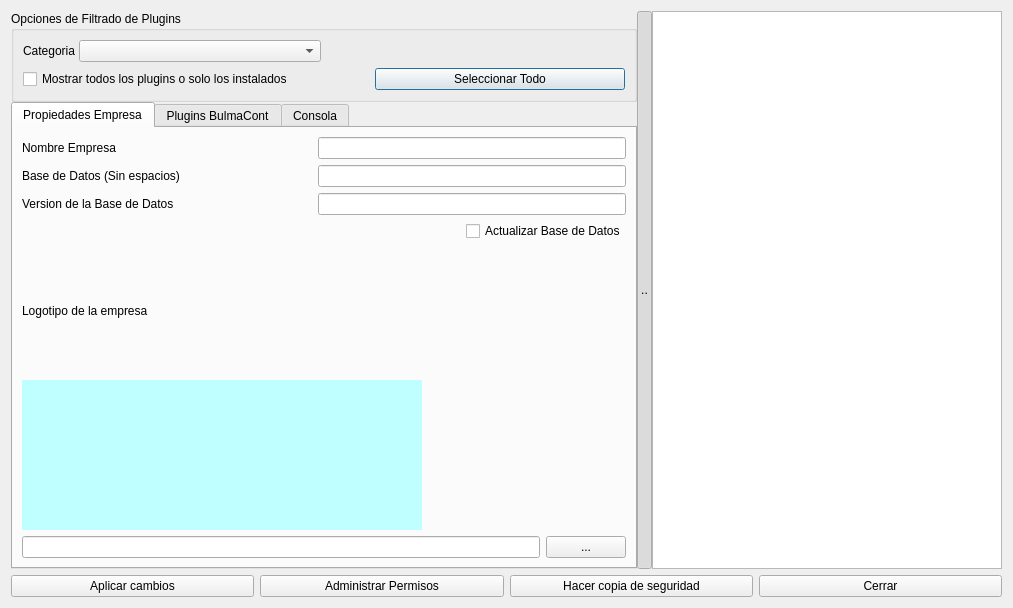
<?xml version="1.0" encoding="UTF-8"?>
<ui version="4.0">
 <class>ModificarContabilidadBase</class>
 <widget class="QDialog" name="ModificarContabilidadBase">
  <property name="geometry">
   <rect>
    <x>0</x>
    <y>0</y>
    <width>1013</width>
    <height>608</height>
   </rect>
  </property>
  <property name="sizePolicy">
   <sizepolicy hsizetype="Preferred" vsizetype="Preferred">
    <horstretch>0</horstretch>
    <verstretch>0</verstretch>
   </sizepolicy>
  </property>
  <property name="maximumSize">
   <size>
    <width>2800</width>
    <height>2500</height>
   </size>
  </property>
  <property name="windowTitle">
   <string>Contabilidad</string>
  </property>
  <property name="windowIcon">
   <iconset resource="resources.qrc">
    <normaloff>:/images/iconbulmacont.png</normaloff>:/images/iconbulmacont.png</iconset>
  </property>
  <layout class="QVBoxLayout" name="verticalLayout_3">
   <item>
    <layout class="QHBoxLayout" name="horizontalLayout_4">
     <property name="spacing">
      <number>0</number>
     </property>
     <item>
      <layout class="QVBoxLayout" name="verticalLayout_2">
       <item>
        <widget class="QGroupBox" name="groupBox">
         <property name="minimumSize">
          <size>
           <width>0</width>
           <height>0</height>
          </size>
         </property>
         <property name="title">
          <string>Opciones de Filtrado de Plugins</string>
         </property>
         <layout class="QGridLayout" name="gridLayout">
          <item row="0" column="0">
           <layout class="QHBoxLayout" name="horizontalLayout">
            <property name="spacing">
             <number>0</number>
            </property>
            <item>
             <widget class="QLabel" name="label_5">
              <property name="text">
               <string>Categoria </string>
              </property>
              <property name="buddy">
               <cstring>mui_categoria</cstring>
              </property>
             </widget>
            </item>
            <item>
             <widget class="QComboBox" name="mui_categoria">
              <property name="sizePolicy">
               <sizepolicy hsizetype="Expanding" vsizetype="Fixed">
                <horstretch>0</horstretch>
                <verstretch>0</verstretch>
               </sizepolicy>
              </property>
             </widget>
            </item>
           </layout>
          </item>
          <item row="0" column="1">
           <spacer name="horizontalSpacer">
            <property name="orientation">
             <enum>Qt::Horizontal</enum>
            </property>
            <property name="sizeHint" stdset="0">
             <size>
              <width>43</width>
              <height>20</height>
             </size>
            </property>
           </spacer>
          </item>
          <item row="1" column="0" colspan="2">
           <layout class="QHBoxLayout" name="horizontalLayout_2">
            <item>
             <widget class="QCheckBox" name="mui_vertodos">
              <property name="text">
               <string>Mostrar todos los plugins o solo los instalados</string>
              </property>
             </widget>
            </item>
            <item>
             <widget class="QPushButton" name="mui_seltodos">
              <property name="maximumSize">
               <size>
                <width>250</width>
                <height>16777215</height>
               </size>
              </property>
              <property name="text">
               <string>Seleccionar Todo</string>
              </property>
             </widget>
            </item>
           </layout>
          </item>
         </layout>
        </widget>
       </item>
       <item>
        <widget class="QTabWidget" name="tabWidget">
         <property name="currentIndex">
          <number>0</number>
         </property>
         <widget class="QWidget" name="tab_2">
          <attribute name="title">
           <string>Propiedades Empresa</string>
          </attribute>
          <layout class="QGridLayout" name="gridLayout_3">
           <item row="0" column="0">
            <widget class="QLabel" name="label">
             <property name="text">
              <string>Nombre Empresa</string>
             </property>
             <property name="buddy">
              <cstring>mui_nomempresa</cstring>
             </property>
            </widget>
           </item>
           <item row="0" column="2" colspan="2">
            <widget class="QLineEdit" name="mui_nomempresa"/>
           </item>
           <item row="1" column="0" colspan="2">
            <widget class="QLabel" name="label_2">
             <property name="text">
              <string>Base de Datos (Sin espacios)</string>
             </property>
             <property name="buddy">
              <cstring>mui_nomdb</cstring>
             </property>
            </widget>
           </item>
           <item row="1" column="2" colspan="2">
            <widget class="QLineEdit" name="mui_nomdb">
             <property name="readOnly">
              <bool>true</bool>
             </property>
            </widget>
           </item>
           <item row="2" column="0" colspan="2">
            <widget class="QLabel" name="label_3">
             <property name="text">
              <string>Version de la Base de Datos</string>
             </property>
            </widget>
           </item>
           <item row="2" column="2" colspan="2">
            <widget class="QLineEdit" name="mui_databaserevision">
             <property name="readOnly">
              <bool>true</bool>
             </property>
            </widget>
           </item>
           <item row="3" column="3">
            <widget class="QCheckBox" name="mui_actualizarDB">
             <property name="text">
              <string>Actualizar Base de Datos</string>
             </property>
             <property name="checked">
              <bool>false</bool>
             </property>
            </widget>
           </item>
           <item row="4" column="0" colspan="4">
            <layout class="QGridLayout" name="gridLayout_2">
             <item row="1" column="0">
              <widget class="QLabel" name="mui_img">
               <property name="sizePolicy">
                <sizepolicy hsizetype="Preferred" vsizetype="Expanding">
                 <horstretch>0</horstretch>
                 <verstretch>0</verstretch>
                </sizepolicy>
               </property>
               <property name="maximumSize">
                <size>
                 <width>400</width>
                 <height>150</height>
                </size>
               </property>
               <property name="palette">
                <palette>
                 <active>
                  <colorrole role="WindowText">
                   <brush brushstyle="SolidPattern">
                    <color alpha="255">
                     <red>0</red>
                     <green>0</green>
                     <blue>0</blue>
                    </color>
                   </brush>
                  </colorrole>
                  <colorrole role="Button">
                   <brush brushstyle="SolidPattern">
                    <color alpha="255">
                     <red>192</red>
                     <green>255</green>
                     <blue>255</blue>
                    </color>
                   </brush>
                  </colorrole>
                  <colorrole role="Light">
                   <brush brushstyle="SolidPattern">
                    <color alpha="255">
                     <red>255</red>
                     <green>255</green>
                     <blue>255</blue>
                    </color>
                   </brush>
                  </colorrole>
                  <colorrole role="Midlight">
                   <brush brushstyle="SolidPattern">
                    <color alpha="255">
                     <red>223</red>
                     <green>255</green>
                     <blue>255</blue>
                    </color>
                   </brush>
                  </colorrole>
                  <colorrole role="Dark">
                   <brush brushstyle="SolidPattern">
                    <color alpha="255">
                     <red>96</red>
                     <green>127</green>
                     <blue>127</blue>
                    </color>
                   </brush>
                  </colorrole>
                  <colorrole role="Mid">
                   <brush brushstyle="SolidPattern">
                    <color alpha="255">
                     <red>128</red>
                     <green>170</green>
                     <blue>170</blue>
                    </color>
                   </brush>
                  </colorrole>
                  <colorrole role="Text">
                   <brush brushstyle="SolidPattern">
                    <color alpha="255">
                     <red>0</red>
                     <green>0</green>
                     <blue>0</blue>
                    </color>
                   </brush>
                  </colorrole>
                  <colorrole role="BrightText">
                   <brush brushstyle="SolidPattern">
                    <color alpha="255">
                     <red>255</red>
                     <green>255</green>
                     <blue>255</blue>
                    </color>
                   </brush>
                  </colorrole>
                  <colorrole role="ButtonText">
                   <brush brushstyle="SolidPattern">
                    <color alpha="255">
                     <red>0</red>
                     <green>0</green>
                     <blue>0</blue>
                    </color>
                   </brush>
                  </colorrole>
                  <colorrole role="Base">
                   <brush brushstyle="SolidPattern">
                    <color alpha="255">
                     <red>255</red>
                     <green>255</green>
                     <blue>255</blue>
                    </color>
                   </brush>
                  </colorrole>
                  <colorrole role="Window">
                   <brush brushstyle="SolidPattern">
                    <color alpha="255">
                     <red>192</red>
                     <green>255</green>
                     <blue>255</blue>
                    </color>
                   </brush>
                  </colorrole>
                  <colorrole role="Shadow">
                   <brush brushstyle="SolidPattern">
                    <color alpha="255">
                     <red>0</red>
                     <green>0</green>
                     <blue>0</blue>
                    </color>
                   </brush>
                  </colorrole>
                  <colorrole role="AlternateBase">
                   <brush brushstyle="SolidPattern">
                    <color alpha="255">
                     <red>223</red>
                     <green>255</green>
                     <blue>255</blue>
                    </color>
                   </brush>
                  </colorrole>
                  <colorrole role="ToolTipBase">
                   <brush brushstyle="SolidPattern">
                    <color alpha="255">
                     <red>255</red>
                     <green>255</green>
                     <blue>220</blue>
                    </color>
                   </brush>
                  </colorrole>
                  <colorrole role="ToolTipText">
                   <brush brushstyle="SolidPattern">
                    <color alpha="255">
                     <red>0</red>
                     <green>0</green>
                     <blue>0</blue>
                    </color>
                   </brush>
                  </colorrole>
                 </active>
                 <inactive>
                  <colorrole role="WindowText">
                   <brush brushstyle="SolidPattern">
                    <color alpha="255">
                     <red>0</red>
                     <green>0</green>
                     <blue>0</blue>
                    </color>
                   </brush>
                  </colorrole>
                  <colorrole role="Button">
                   <brush brushstyle="SolidPattern">
                    <color alpha="255">
                     <red>192</red>
                     <green>255</green>
                     <blue>255</blue>
                    </color>
                   </brush>
                  </colorrole>
                  <colorrole role="Light">
                   <brush brushstyle="SolidPattern">
                    <color alpha="255">
                     <red>255</red>
                     <green>255</green>
                     <blue>255</blue>
                    </color>
                   </brush>
                  </colorrole>
                  <colorrole role="Midlight">
                   <brush brushstyle="SolidPattern">
                    <color alpha="255">
                     <red>223</red>
                     <green>255</green>
                     <blue>255</blue>
                    </color>
                   </brush>
                  </colorrole>
                  <colorrole role="Dark">
                   <brush brushstyle="SolidPattern">
                    <color alpha="255">
                     <red>96</red>
                     <green>127</green>
                     <blue>127</blue>
                    </color>
                   </brush>
                  </colorrole>
                  <colorrole role="Mid">
                   <brush brushstyle="SolidPattern">
                    <color alpha="255">
                     <red>128</red>
                     <green>170</green>
                     <blue>170</blue>
                    </color>
                   </brush>
                  </colorrole>
                  <colorrole role="Text">
                   <brush brushstyle="SolidPattern">
                    <color alpha="255">
                     <red>0</red>
                     <green>0</green>
                     <blue>0</blue>
                    </color>
                   </brush>
                  </colorrole>
                  <colorrole role="BrightText">
                   <brush brushstyle="SolidPattern">
                    <color alpha="255">
                     <red>255</red>
                     <green>255</green>
                     <blue>255</blue>
                    </color>
                   </brush>
                  </colorrole>
                  <colorrole role="ButtonText">
                   <brush brushstyle="SolidPattern">
                    <color alpha="255">
                     <red>0</red>
                     <green>0</green>
                     <blue>0</blue>
                    </color>
                   </brush>
                  </colorrole>
                  <colorrole role="Base">
                   <brush brushstyle="SolidPattern">
                    <color alpha="255">
                     <red>255</red>
                     <green>255</green>
                     <blue>255</blue>
                    </color>
                   </brush>
                  </colorrole>
                  <colorrole role="Window">
                   <brush brushstyle="SolidPattern">
                    <color alpha="255">
                     <red>192</red>
                     <green>255</green>
                     <blue>255</blue>
                    </color>
                   </brush>
                  </colorrole>
                  <colorrole role="Shadow">
                   <brush brushstyle="SolidPattern">
                    <color alpha="255">
                     <red>0</red>
                     <green>0</green>
                     <blue>0</blue>
                    </color>
                   </brush>
                  </colorrole>
                  <colorrole role="AlternateBase">
                   <brush brushstyle="SolidPattern">
                    <color alpha="255">
                     <red>223</red>
                     <green>255</green>
                     <blue>255</blue>
                    </color>
                   </brush>
                  </colorrole>
                  <colorrole role="ToolTipBase">
                   <brush brushstyle="SolidPattern">
                    <color alpha="255">
                     <red>255</red>
                     <green>255</green>
                     <blue>220</blue>
                    </color>
                   </brush>
                  </colorrole>
                  <colorrole role="ToolTipText">
                   <brush brushstyle="SolidPattern">
                    <color alpha="255">
                     <red>0</red>
                     <green>0</green>
                     <blue>0</blue>
                    </color>
                   </brush>
                  </colorrole>
                 </inactive>
                 <disabled>
                  <colorrole role="WindowText">
                   <brush brushstyle="SolidPattern">
                    <color alpha="255">
                     <red>96</red>
                     <green>127</green>
                     <blue>127</blue>
                    </color>
                   </brush>
                  </colorrole>
                  <colorrole role="Button">
                   <brush brushstyle="SolidPattern">
                    <color alpha="255">
                     <red>192</red>
                     <green>255</green>
                     <blue>255</blue>
                    </color>
                   </brush>
                  </colorrole>
                  <colorrole role="Light">
                   <brush brushstyle="SolidPattern">
                    <color alpha="255">
                     <red>255</red>
                     <green>255</green>
                     <blue>255</blue>
                    </color>
                   </brush>
                  </colorrole>
                  <colorrole role="Midlight">
                   <brush brushstyle="SolidPattern">
                    <color alpha="255">
                     <red>223</red>
                     <green>255</green>
                     <blue>255</blue>
                    </color>
                   </brush>
                  </colorrole>
                  <colorrole role="Dark">
                   <brush brushstyle="SolidPattern">
                    <color alpha="255">
                     <red>96</red>
                     <green>127</green>
                     <blue>127</blue>
                    </color>
                   </brush>
                  </colorrole>
                  <colorrole role="Mid">
                   <brush brushstyle="SolidPattern">
                    <color alpha="255">
                     <red>128</red>
                     <green>170</green>
                     <blue>170</blue>
                    </color>
                   </brush>
                  </colorrole>
                  <colorrole role="Text">
                   <brush brushstyle="SolidPattern">
                    <color alpha="255">
                     <red>96</red>
                     <green>127</green>
                     <blue>127</blue>
                    </color>
                   </brush>
                  </colorrole>
                  <colorrole role="BrightText">
                   <brush brushstyle="SolidPattern">
                    <color alpha="255">
                     <red>255</red>
                     <green>255</green>
                     <blue>255</blue>
                    </color>
                   </brush>
                  </colorrole>
                  <colorrole role="ButtonText">
                   <brush brushstyle="SolidPattern">
                    <color alpha="255">
                     <red>96</red>
                     <green>127</green>
                     <blue>127</blue>
                    </color>
                   </brush>
                  </colorrole>
                  <colorrole role="Base">
                   <brush brushstyle="SolidPattern">
                    <color alpha="255">
                     <red>192</red>
                     <green>255</green>
                     <blue>255</blue>
                    </color>
                   </brush>
                  </colorrole>
                  <colorrole role="Window">
                   <brush brushstyle="SolidPattern">
                    <color alpha="255">
                     <red>192</red>
                     <green>255</green>
                     <blue>255</blue>
                    </color>
                   </brush>
                  </colorrole>
                  <colorrole role="Shadow">
                   <brush brushstyle="SolidPattern">
                    <color alpha="255">
                     <red>0</red>
                     <green>0</green>
                     <blue>0</blue>
                    </color>
                   </brush>
                  </colorrole>
                  <colorrole role="AlternateBase">
                   <brush brushstyle="SolidPattern">
                    <color alpha="255">
                     <red>192</red>
                     <green>255</green>
                     <blue>255</blue>
                    </color>
                   </brush>
                  </colorrole>
                  <colorrole role="ToolTipBase">
                   <brush brushstyle="SolidPattern">
                    <color alpha="255">
                     <red>255</red>
                     <green>255</green>
                     <blue>220</blue>
                    </color>
                   </brush>
                  </colorrole>
                  <colorrole role="ToolTipText">
                   <brush brushstyle="SolidPattern">
                    <color alpha="255">
                     <red>0</red>
                     <green>0</green>
                     <blue>0</blue>
                    </color>
                   </brush>
                  </colorrole>
                 </disabled>
                </palette>
               </property>
               <property name="autoFillBackground">
                <bool>true</bool>
               </property>
               <property name="text">
                <string/>
               </property>
              </widget>
             </item>
             <item row="2" column="0">
              <widget class="QLineEdit" name="mui_textfile"/>
             </item>
             <item row="2" column="1">
              <widget class="QPushButton" name="mui_chosefile">
               <property name="text">
                <string>...</string>
               </property>
              </widget>
             </item>
             <item row="0" column="0">
              <widget class="QLabel" name="label_4">
               <property name="text">
                <string>Logotipo de la empresa</string>
               </property>
              </widget>
             </item>
            </layout>
           </item>
          </layout>
         </widget>
         <widget class="QWidget" name="tab">
          <attribute name="icon">
           <iconset resource="resources.qrc">
            <normaloff>:/images/iconbulmacont.png</normaloff>:/images/iconbulmacont.png</iconset>
          </attribute>
          <attribute name="title">
           <string>Plugins BulmaCont</string>
          </attribute>
          <layout class="QVBoxLayout">
           <property name="margin">
            <number>0</number>
           </property>
           <item>
            <widget class="QTableWidget" name="mui_plugins">
             <property name="alternatingRowColors">
              <bool>true</bool>
             </property>
             <property name="selectionMode">
              <enum>QAbstractItemView::NoSelection</enum>
             </property>
             <property name="selectionBehavior">
              <enum>QAbstractItemView::SelectRows</enum>
             </property>
             <property name="gridStyle">
              <enum>Qt::NoPen</enum>
             </property>
             <property name="sortingEnabled">
              <bool>true</bool>
             </property>
             <column>
              <property name="text">
               <string>Plugin</string>
              </property>
             </column>
             <column>
              <property name="text">
               <string>Descripcion</string>
              </property>
             </column>
             <column>
              <property name="text">
               <string>Version Instalada</string>
              </property>
             </column>
            </widget>
           </item>
          </layout>
         </widget>
         <widget class="QWidget" name="tab_3">
          <attribute name="icon">
           <iconset resource="resources.qrc">
            <normaloff>:/images/terminal.png</normaloff>:/images/terminal.png</iconset>
          </attribute>
          <attribute name="title">
           <string>Consola</string>
          </attribute>
          <layout class="QVBoxLayout" name="verticalLayout">
           <item>
            <widget class="QTextBrowser" name="mui_textBrowser"/>
           </item>
          </layout>
         </widget>
        </widget>
       </item>
      </layout>
     </item>
     <item>
      <widget class="QToolButton" name="toolButton">
       <property name="sizePolicy">
        <sizepolicy hsizetype="Fixed" vsizetype="Expanding">
         <horstretch>0</horstretch>
         <verstretch>0</verstretch>
        </sizepolicy>
       </property>
       <property name="maximumSize">
        <size>
         <width>15</width>
         <height>16777215</height>
        </size>
       </property>
       <property name="text">
        <string>..</string>
       </property>
       <property name="checkable">
        <bool>true</bool>
       </property>
       <property name="checked">
        <bool>true</bool>
       </property>
      </widget>
     </item>
     <item>
      <widget class="QTextBrowser" name="mui_descripcion">
       <property name="sizePolicy">
        <sizepolicy hsizetype="Fixed" vsizetype="Expanding">
         <horstretch>0</horstretch>
         <verstretch>0</verstretch>
        </sizepolicy>
       </property>
       <property name="minimumSize">
        <size>
         <width>350</width>
         <height>0</height>
        </size>
       </property>
       <property name="maximumSize">
        <size>
         <width>350</width>
         <height>16777215</height>
        </size>
       </property>
      </widget>
     </item>
    </layout>
   </item>
   <item>
    <layout class="QHBoxLayout" name="horizontalLayout_3">
     <item>
      <widget class="QPushButton" name="mui_aceptar">
       <property name="text">
        <string>Aplicar cambios</string>
       </property>
       <property name="icon">
        <iconset resource="resources.qrc">
         <normaloff>:/images/bulmasetup_aceptar.xpm</normaloff>:/images/bulmasetup_aceptar.xpm</iconset>
       </property>
      </widget>
     </item>
     <item>
      <widget class="QPushButton" name="mui_permisos">
       <property name="text">
        <string>Administrar Permisos</string>
       </property>
       <property name="icon">
        <iconset resource="resources.qrc">
         <normaloff>:/images/bulmasetup_editarusuario.xpm</normaloff>:/images/bulmasetup_editarusuario.xpm</iconset>
       </property>
      </widget>
     </item>
     <item>
      <widget class="QPushButton" name="mui_hacerbackup">
       <property name="text">
        <string>Hacer copia de seguridad</string>
       </property>
       <property name="icon">
        <iconset resource="resources.qrc">
         <normaloff>:/images/backup_database.png</normaloff>:/images/backup_database.png</iconset>
       </property>
      </widget>
     </item>
     <item>
      <widget class="QPushButton" name="mui_cancelar">
       <property name="text">
        <string>Cerrar</string>
       </property>
       <property name="icon">
        <iconset resource="resources.qrc">
         <normaloff>:/images/bulmasetup_exit.png</normaloff>:/images/bulmasetup_exit.png</iconset>
       </property>
      </widget>
     </item>
    </layout>
   </item>
  </layout>
 </widget>
 <resources>
  <include location="resources.qrc"/>
 </resources>
 <connections>
  <connection>
   <sender>mui_cancelar</sender>
   <signal>released()</signal>
   <receiver>ModificarContabilidadBase</receiver>
   <slot>reject()</slot>
   <hints>
    <hint type="sourcelabel">
     <x>790</x>
     <y>598</y>
    </hint>
    <hint type="destinationlabel">
     <x>297</x>
     <y>496</y>
    </hint>
   </hints>
  </connection>
  <connection>
   <sender>toolButton</sender>
   <signal>toggled(bool)</signal>
   <receiver>mui_descripcion</receiver>
   <slot>setHidden(bool)</slot>
   <hints>
    <hint type="sourcelabel">
     <x>538</x>
     <y>198</y>
    </hint>
    <hint type="destinationlabel">
     <x>625</x>
     <y>270</y>
    </hint>
   </hints>
  </connection>
 </connections>
</ui>
